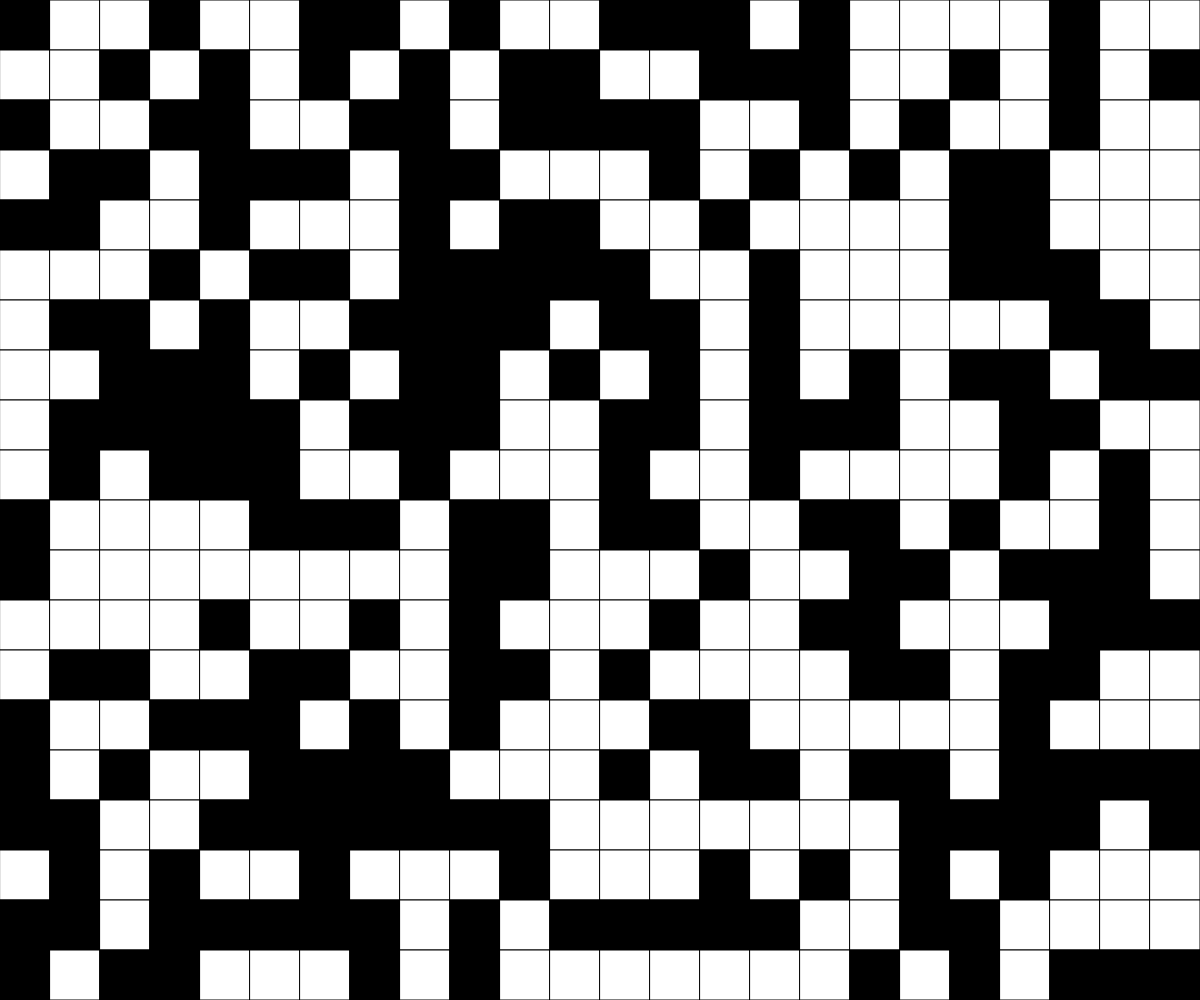
Frame 1 (no input)
Frame 60 (no input): identical to frame 1, image omitted
Frame 120 (the mouse pressed at the canvas centre since frame 60): identical to frame 1, image omitted

The p5.js sketch that drew this single still picture (run headless with seeded random() and noise() and a simulated clock; from frame 60 on, the mouse is pressed at the canvas centre):

// p5.js sketch
// ── sketch.js
// Rectangle Neighbors 2d Array Demo

const CELL_SIZE = 50;
let grid;
let rows;
let cols;


function setup() {
  createCanvas(windowWidth, windowHeight);
  cols = floor(height/CELL_SIZE);
  rows = floor(width/CELL_SIZE);
  grid = generateGrid(rows, cols);

}

function draw() {
  background(220);
  renderGrid();
}

function keyPressed() {
  if (key === "r") {
    grid = generateGrid(rows, cols);
  }
  if (key === "e") {
    grid = emptyGrid(rows, cols);
  }
}

function generateGrid(rows, cols) {
  let newGrid = [];
  for (let i=0; i<rows; i++) {
    newGrid.push([]);
    for (let j=0; j<cols; j++) {
      newGrid[i].push(floor(random(0,2)));
    }
  }
  return newGrid;
}

function emptyGrid(rows, cols) {
  let newGrid = [];
  for (let i=0; i<rows; i++) {
    newGrid.push([]);
    for (let j=0; j<cols; j++) {
      newGrid[i].push(0);
    }
  }
  return newGrid;
}
function renderGrid() {
  for (let i=0; i<rows; i++) {
    for (let j=0; j<cols; j++) {
      fill(255*(1-grid[i][j]));
      square(i*CELL_SIZE, j*CELL_SIZE, CELL_SIZE);
    }
  }
}
